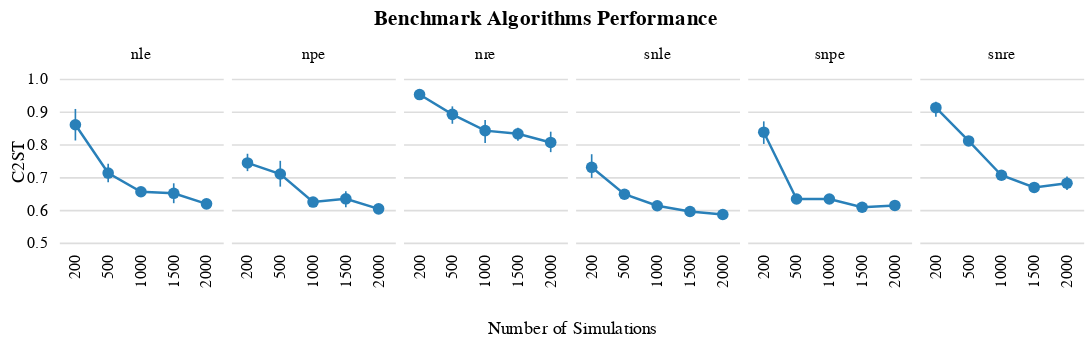

Notebook code for this chart:
### Code cell
chart

### Figure 1 — Vega-Lite specification as saved in the notebook (floating-point values rounded to 4 significant figures; data arrays with more than 128 entries replaced by an {"elided": "..."} marker saying what was removed)
{"config": {"view": {"strokeWidth": 0, "continuousHeight": 100, "discreteHeight": 100, "continuousWidth": 100, "discreteWidth": 100}, "axis": {"labelFontWeight": "normal", "titleFontWeight": "normal", "grid": false}, "header": {"labelFontWeight": "normal", "titleFontWeight": "normal", "labelOrient": "top", "titleOrient": "bottom"}, "legend": {"labelFontWeight": "normal", "titleFontWeight": "normal"}, "axisX": {"grid": false, "labelAngle": 270, "domain": false, "domainWidth": 0, "ticks": true, "tickWidth": 0, "minExtent": 0}, "axisY": {"domain": false, "domainWidth": 0, "ticks": true, "tickWidth": 0, "grid": true, "titlePadding": 0, "tickCount": 6.0}, "line": {"size": 1.5}, "point": {"size": 50}, "title": {"anchor": "middle", "dx": 0, "offset": 10, "orient": "top"}}, "data": {"name": "data-bc91c3680efaf476c7e493bdb7402823"}, "facet": {"column": {"field": "algorithm", "header": {"labels": true}, "sort": null, "title": "Number of Simulations", "type": "nominal"}}, "spec": {"layer": [{"mark": "line", "encoding": {"color": {"field": "algorithm", "legend": null, "scale": {"domain": [" snpe", " npe", " snre", " nre", " snle", " nle"], "range": ["#2980B9", "#2980B9", "#2980B9", "#2980B9", "#2980B9", "#2980B9"]}, "type": "nominal"}, "x": {"field": "num_simulations", "title": "", "type": "ordinal"}, "y": {"aggregate": "mean", "axis": {"title": "C2ST"}, "field": "C2ST", "scale": {"domain": [0.5, 1.0], "zero": false}, "type": "quantitative"}}}, {"mark": {"type": "point", "filled": true}, "encoding": {"color": {"field": "algorithm", "legend": null, "scale": {"domain": [" snpe", " npe", " snre", " nre", " snle", " nle"], "range": ["#2980B9", "#2980B9", "#2980B9", "#2980B9", "#2980B9", "#2980B9"]}, "type": "nominal"}, "x": {"field": "num_simulations", "title": "", "type": "ordinal"}, "y": {"aggregate": "mean", "axis": {"title": "C2ST"}, "field": "C2ST", "scale": {"domain": [0.5, 1.0], "zero": false}, "type": "quantitative"}}}, {"mark": {"type": "errorbar", "extent": "ci"}, "encoding": {"color": {"field": "algorithm", "legend": null, "scale": {"domain": [" snpe", " npe", " snre", " nre", " snle", " nle"], "range": ["#2980B9", "#2980B9", "#2980B9", "#2980B9", "#2980B9", "#2980B9"]}, "type": "nominal"}, "x": {"field": "num_simulations", "title": "", "type": "ordinal"}, "y": {"axis": {"title": "C2ST"}, "field": "C2ST", "scale": {"domain": [0.5, 1.0], "zero": false}, "type": "quantitative"}}}]}, "resolve": {"scale": {"x": "independent"}}, "spacing": 5, "title": {"text": ["Benchmark Algorithms Performance"]}, "$schema": "https://vega.github.io/schema/vega-lite/v4.17.0.json", "datasets": {"data-bc91c3680efaf476c7e493bdb7402823": {"elided": "150 records"}}}
